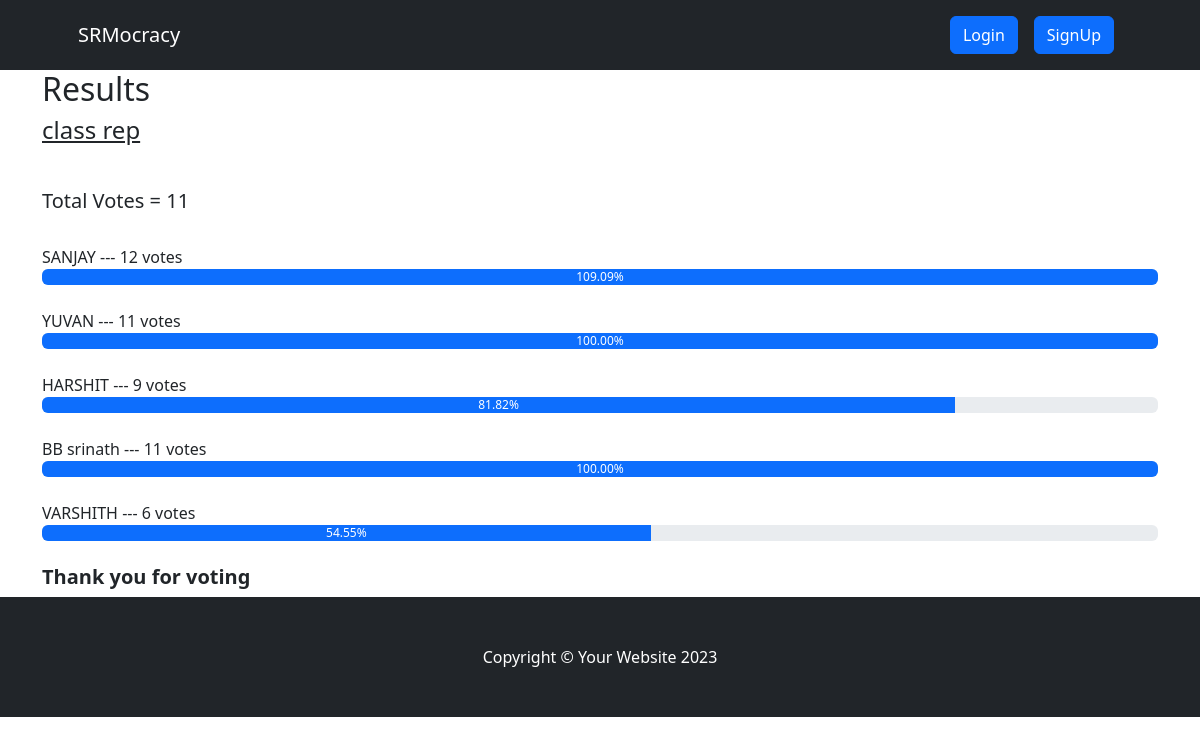
The app's page /result/class-rep with its own data.
### voteapp/models.py (models this page shows, shortened)
class Category(models.Model):
    title = models.CharField(max_length=200)
    slug = models.SlugField(blank=True, null=True)
    description = models.TextField(blank=True, null=True)
    total_vote = models.IntegerField(default=0)
    voters = models.ManyToManyField(User, blank=True)

class CategoryItem(models.Model):
    title = models.CharField(max_length=200)
    total_vote = models.IntegerField(default=0)
    category = models.ForeignKey(Category, on_delete=models.CASCADE, related_name="items")
    voters = models.ManyToManyField(User, blank=True)
    @property
    def percentage_vote(self):
        category_votes = self.category.total_vote
        item_votes = self.total_vote
        if category_votes == 0:
            vote_in_percentage = 0
        else:
            vote_in_percentage = (item_votes/category_votes) * 100
        return vote_in_percentage

### voteapp/views.py (the view)
# urls.py: path("result/<str:slug>", views.result, name="result"),
def result(request, slug):
    category = Category.objects.get(slug=slug)
    items = CategoryItem.objects.filter(category=category)
    context = {"category": category, "items": items}
    return render(request, "result.html", context)

### voteapp/templatetags/custom_filters.py (called while the page is built)
@register.filter(name="has_voted")
def has_voted(user, voters):
    return any(user.id== voter.id for voter in voters)

### voteapp/templates/result.html
{% extends 'base.html' %}
{% block content %}
{% load humanize %}
{% load custom_filters %}
<div class="container result-container">
    <div class="sub-container">
      <h2>Results</h2>
      <h4>{{category.title}}</h4>
      <br>
      <h5>Total Votes = {{category.total_vote}}</h5>
      <br />
      {% for item in items  %}
      {% if request.user|has_voted:item.voters.all %}
      <small>{{item.title}}</strong> --- {{item.total_vote}} vote{{item.total_vote | pluralize:",s"}} ---  <strong>[voted]</strong> </small>
      <div class="progressContainer">
        <div class="progress">
          <div
            class="progress-bar"
            role="progressbar"
            aria-label="Example with label"
            style="width:{{item.percentage_vote | floatformat:2}}%;"
            aria-valuenow="25"
            aria-valuemin="0"
            aria-valuemax="100"
          >
          {{item.percentage_vote | floatformat:2}}%
          </div>
        </div>
      </div>
      <br>
      {% else %}
      <small>{{item.title}}</strong> --- {{item.total_vote}} vote{{item.total_vote | pluralize:",s"}} </small>
      <div class="progressContainer">
        <div class="progress">
          <div
            class="progress-bar"
            role="progressbar"
            aria-label="Example with label"
            style="width:{{item.percentage_vote | floatformat:2}}%;"
            aria-valuenow="25"
            aria-valuemin="0"
            aria-valuemax="100"
          >
          {{item.percentage_vote | floatformat:2}}%
          </div>
        </div>
      </div>
      <br>
      {% endif %}
      {% endfor %}
      <h5 style="font-weight: bold">Thank you for voting</h5>
    </div>
  </div>
{% endblock content %}

### voteapp/static/css/style.css (style rules this page uses)
* { box-sizing: border-box; }
.result-container { display: flex; align-items: center; justify-content: center; }
.sub-container { width: inherit }
.result-container h4 { text-decoration: underline; margin-bottom: 20px; }
.result-container small { font-size: 16px; font-weight: 500; }

### records on screen
Category: title "class rep", total_vote "11"
CategoryItem: title "SANJAY", total_vote "12", total_vote|pluralize "s", percentage_vote "109.09"
CategoryItem: title "YUVAN", total_vote "11", total_vote|pluralize "s", percentage_vote "100.00"
CategoryItem: title "HARSHIT", total_vote "9", total_vote|pluralize "s", percentage_vote "81.82"
CategoryItem: title "BB srinath", total_vote "11", total_vote|pluralize "s", percentage_vote "100.00"
CategoryItem: title "VARSHITH", total_vote "6", total_vote|pluralize "s", percentage_vote "54.55"
